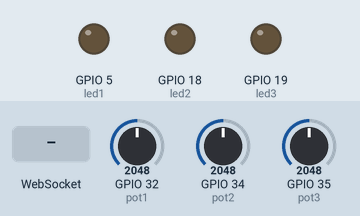
Simulated run of this sketch. Board: ESP32. On the bench: output pins drawn as LEDs (lit = HIGH). The test bench sets the inputs (shaded band); at power-on: GPIO 32 (pot1) = 2048, GPIO 34 (pot2) = 2048, GPIO 35 (pot3) = 2048. WiFi joins after 1.5 s; servers stay silent unless stated; storage starts empty; what the sketch prints to the serial monitor is not drawn.

Above: at 3.2 s.
3.3 s: WebSocket text "0" received
At 4.5 s:
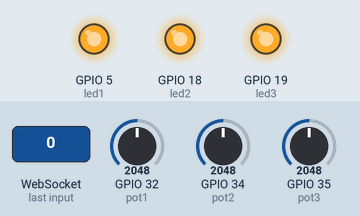
Timing chart, 0 to 6.3 s (numbered marks = the images above; inputs shaded):
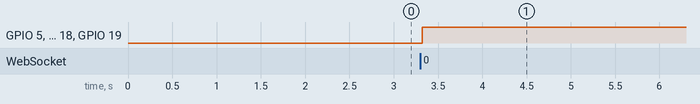

The sketch:

led_websocket.ino
```cpp
#include <Arduino.h>
#include <WiFi.h>
#include <AsyncTCP.h>
#include <ESPAsyncWebServer.h>
#include "SPIFFS.h"
#include <Arduino_JSON.h>

// pinout
#define pot1 32
#define pot2 34
#define pot3 35

#define led1 5
#define led2 18
#define led3 19

// channels
int channel1 = 0;
int channel2 = 1;
int channel3 = 2;

//  PWM values
int val1 = 0;
int val2 = 0;
int val3 = 0;

// network credentials
const char *ssid = "Naypes Residence ";
const char *password = "BWCTnaPLDT1234!";

// Create AsyncWebServer object on port 80
AsyncWebServer server(80);

// Create a WebSocket object
AsyncWebSocket ws("/ws");

// Json Variable to Hold Sensor Readings
JSONVar readings;

// Timer variables
unsigned long lastTime = 0;

// Get Sensor Readings and return JSON object
String getSensorReadings()
{
  readings["pot1"] = String(analogRead(pot1));
  readings["pot2"] = String(analogRead(pot2));
  readings["pot3"] = String(analogRead(pot3));
  String jsonString = JSON.stringify(readings);
  return jsonString;
}

// pwm initialization
void initPWM()
{
  int refreshRate = 5000;
  int resolution = 8;
  ledcSetup(channel1, refreshRate, resolution);
  ledcSetup(channel2, refreshRate, resolution);
  ledcSetup(channel3, refreshRate, resolution);
  ledcAttachPin(led1, channel1);
  ledcAttachPin(led2, channel2);
  ledcAttachPin(led3, channel3);
}

// Initialize SPIFFS
void initSPIFFS()
{
  if (!SPIFFS.begin(true))
  {
    Serial.println("An error has occurred while mounting SPIFFS");
  }
  Serial.println("SPIFFS mounted successfully");
}

// Initialize WiFi
void initWiFi()
{
  WiFi.mode(WIFI_STA);
  WiFi.begin(ssid, password);
  Serial.print("Connecting to WiFi ..");
  while (WiFi.status() != WL_CONNECTED)
  {
    Serial.print('.');
    delay(1000);
  }
  Serial.println(WiFi.localIP());
}

void notifyClients(String sensorReadings)
{
  ws.textAll(sensorReadings);
}

void handleWebSocketMessage(void *arg, uint8_t *data, size_t len)
{
  AwsFrameInfo *info = (AwsFrameInfo *)arg;

  if (info->final && info->index == 0 && info->len == len && info->opcode == WS_TEXT)
  {
    // data[len] = 0;
    String message = (char *)data;
    //  Check if the message is "getReadings"
    if (strcmp((char *)data, "getReadings") == 0)
    {
      // if it is, send current sensor readings

      // happens once like tf
      String sensorReadings = getSensorReadings();
      notifyClients(sensorReadings);
    }
    else
    { // if not, parse the message and set the PWM values
      JSONVar json = JSON.parse(message);
      String led1Value = json["led1"];
      String led2Value = json["led2"];
      String led3Value = json["led3"];

      val1 = led1Value.toInt();
      val2 = led2Value.toInt();
      val3 = led3Value.toInt();
      val1 = map(val1, 0, 255, 255, 0);
      val2 = map(val2, 0, 255, 255, 0);
      val3 = map(val3, 0, 255, 255, 0);

      Serial.printf("led1: %d, led2: %d, led3: %d\n", val1, val2, val3);
    }
    //}
  }
}

void onEvent(AsyncWebSocket *server, AsyncWebSocketClient *client, AwsEventType type, void *arg, uint8_t *data, size_t len)
{
  switch (type)
  {
  case WS_EVT_CONNECT:
    Serial.printf("WebSocket client #%u connected from %s\n", client->id(), client->remoteIP().toString().c_str());
    break;
  case WS_EVT_DISCONNECT:
    Serial.printf("WebSocket client #%u disconnected\n", client->id());
    break;
  case WS_EVT_DATA:
    handleWebSocketMessage(arg, data, len);
    break;
  case WS_EVT_PONG:
  case WS_EVT_ERROR:
    break;
  }
}

void initWebSocket()
{
  ws.onEvent(onEvent);
  server.addHandler(&ws);
}

void setup()
{
  Serial.begin(115200);
  pinMode(pot1, INPUT);
  pinMode(pot2, INPUT);
  pinMode(pot3, INPUT);
  pinMode(led1, OUTPUT);
  pinMode(led2, OUTPUT);
  pinMode(led3, OUTPUT);
  initPWM();
  initWiFi();
  initSPIFFS();
  initWebSocket();

  // Web Server Root URL
  server.on("/", HTTP_GET, [](AsyncWebServerRequest *request)
            { request->send(SPIFFS, "/index.html", "text/html"); });

  server.serveStatic("/", SPIFFS, "/");

  // Start server
  server.begin();
}

void loop()
{
  if ((millis() - lastTime) > 100)
  {
    String sensorReadings = getSensorReadings();
    notifyClients(sensorReadings);
    lastTime = millis();
  }
  ledcWrite(channel1, val1);
  ledcWrite(channel2, val2);
  ledcWrite(channel3, val3);
  ws.cleanupClients();
}
```

Measured:
- after the input at 3.3 s, GPIO 5 (led1), GPIO 18 (led2), GPIO 19 (led3): LOW → HIGH at once
